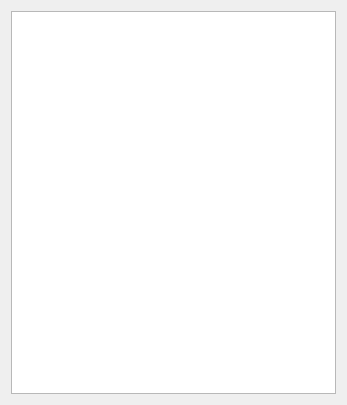
<?xml version="1.0" encoding="UTF-8"?>
<ui version="4.0">
 <class>DialogGenesWidget</class>
 <widget class="QDialog" name="DialogGenesWidget">
  <property name="geometry">
   <rect>
    <x>0</x>
    <y>0</y>
    <width>347</width>
    <height>405</height>
   </rect>
  </property>
  <property name="windowTitle">
   <string>Genes List Widget</string>
  </property>
  <layout class="QHBoxLayout" name="horizontalLayout">
   <item>
    <widget class="QListWidget" name="listWidget"/>
   </item>
  </layout>
 </widget>
 <resources/>
 <connections/>
</ui>
